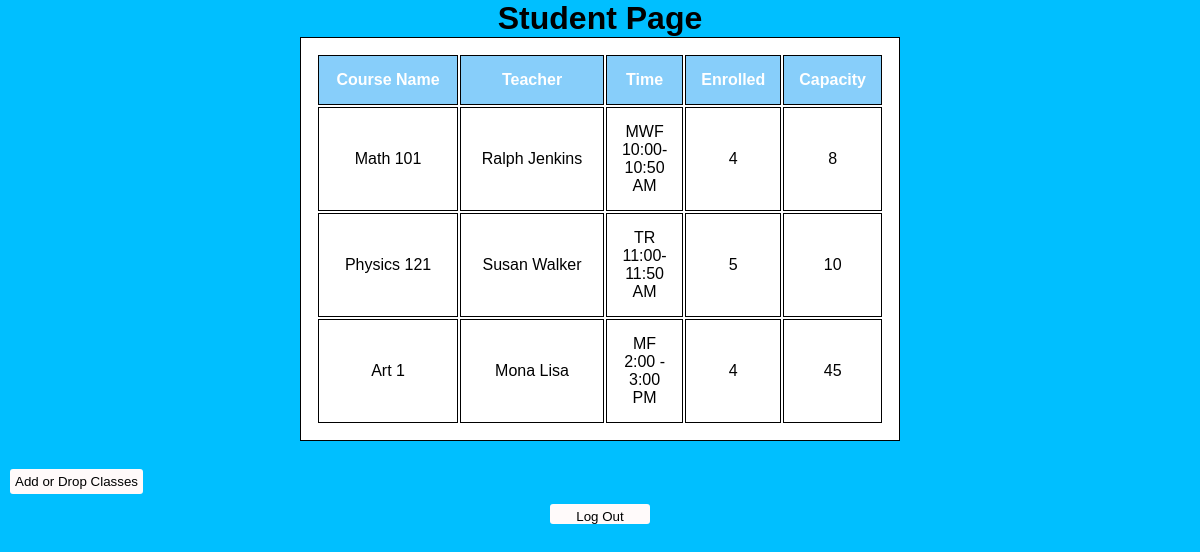
Page /student (signed in) on the committed database.
### runner.py (models this page shows, shortened)
class Courses(db.Model):
    __tablename__ = "Courses"
    class_id = db.Column(db.Integer, primary_key = True)
    class_name = db.Column(db.String, nullable = False)
    teacher = db.Column(db.String, nullable = False)
    time = db.Column(db.String, nullable = False)
    enrolled = db.Column(db.Integer, nullable = False)
    capacity = db.Column(db.Integer, nullable = False)

### runner.py (the view)
@app.route("/student")
@login_required
def student_view():
    listCourses = []
    enrolled_classes = Enrollment.query.filter_by(users_id = current_user.user_id)
    for course in enrolled_classes:
        listCourses.append(course.classes_id)
    classes = Courses.query.filter(Courses.class_id.in_(listCourses))
    return render_template('student-view-classes.html', courses = classes)

### runner.py (called while the page is built)
@login_manager.user_loader
def load_user(user_id):
    return Users.query.filter_by(user_id = user_id).first()

### templates/student-view-classes.html (shortened to what this page needs)
<!DOCTYPE html>
<html>
    <head>
        <link rel="stylesheet" href="../static/styles.css">
    </head>
    <body>
        <div class='student_view'>
            <h1 class = "center">Student Page</h1>
            <table id = "studentcourses">
                <thead>
                    <tr>
                        <th>Course Name</th>
                        <th>Teacher</th>
                        <th>Time</th>
                        <th>Enrolled</th>
                        <th>Capacity</th>
                    </tr>
                </thead>
                <tbody>
                    {% for course in courses %}
                    <tr>
                        <td>{{course.class_name}}</td>
                        <td>{{course.teacher}}</td>
                        <td>{{course.time}}</td>
                        <td>{{course.enrolled}}</td>
                        <td>{{course.capacity}}</td>
                    </tr>
                    {% endfor %}</tbody>
            </table><br>
            <button type="button" class = "s_edit_classes" id = "s_edit_classes">Add or Drop Classes</button><br>
            <button type="button" class = "logout" id = "logoutStudentView">Log Out</button>
        </div>
    </body>
</html>

### static/styles.css (style rules this page uses)
* { margin: 0; padding: 0; font-family: sans-serif; line-height: normal; }
.center { text-align: center; }
button { padding: 5px 5px; border-radius: 3px; border: none; margin: 10px; background-color: snow; }
.logout { height: 20px; width: 100px; margin: 0 auto; display: block; }
.student_view { background-position: center; background-color: deepskyblue; width: 100%; height: 100vh; }
table, th, td { border: 1px solid black; margin-left: auto; margin-right: auto; width: 50%; padding: 15px; text-align: center; color: black; background-color:white; }
th { background-color:lightskyblue; color:white; }

### rows in the picture
Courses: class_name "Math 101", teacher "Ralph Jenkins", time "MWF 10:00-10:50 AM", enrolled "4", capacity "8"
Courses: class_name "Physics 121", teacher "Susan Walker", time "TR 11:00-11:50 AM", enrolled "5", capacity "10"
Courses: class_name "Art 1", teacher "Mona Lisa", time "MF 2:00 - 3:00 PM", enrolled "4", capacity "45"
